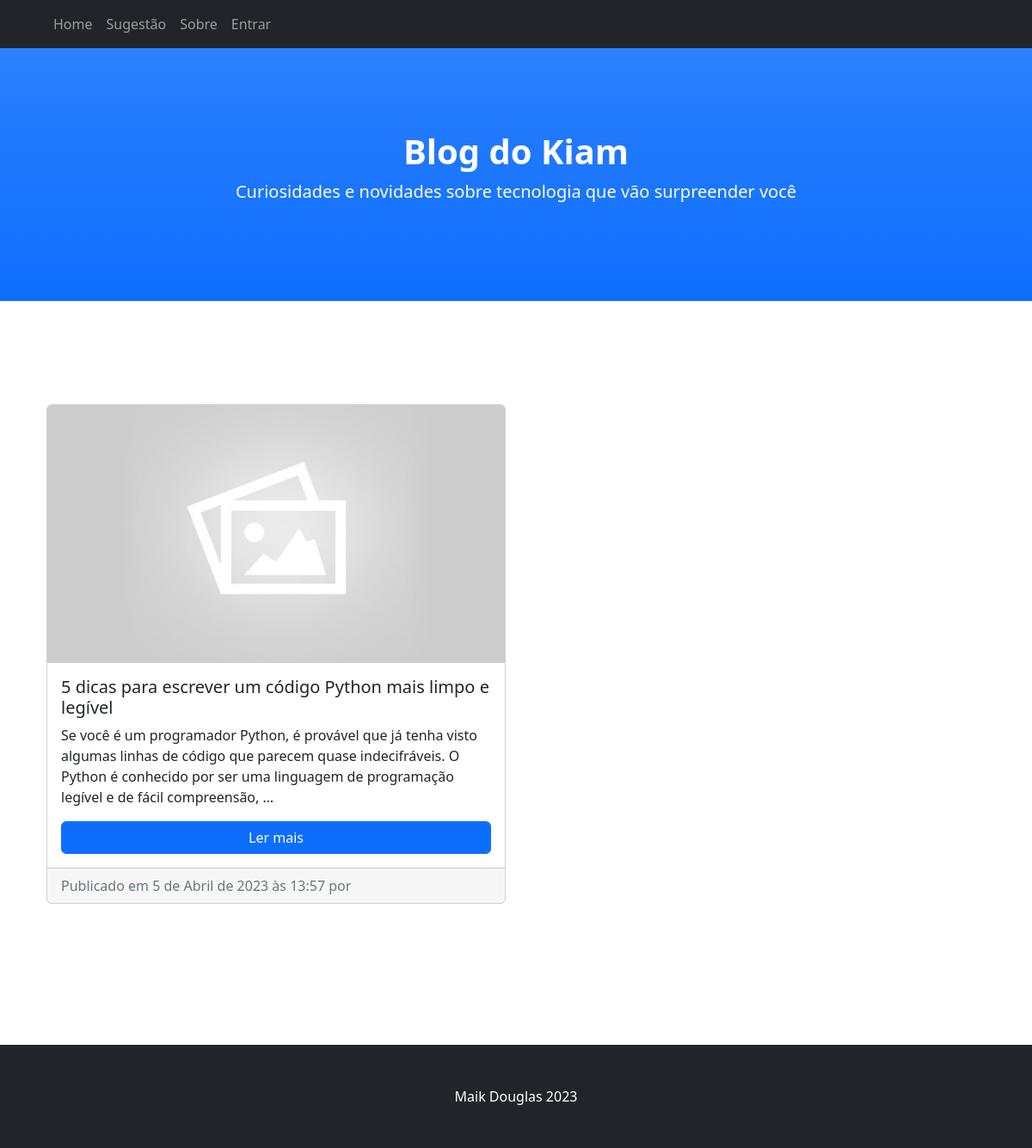
Before: / with the older database file.
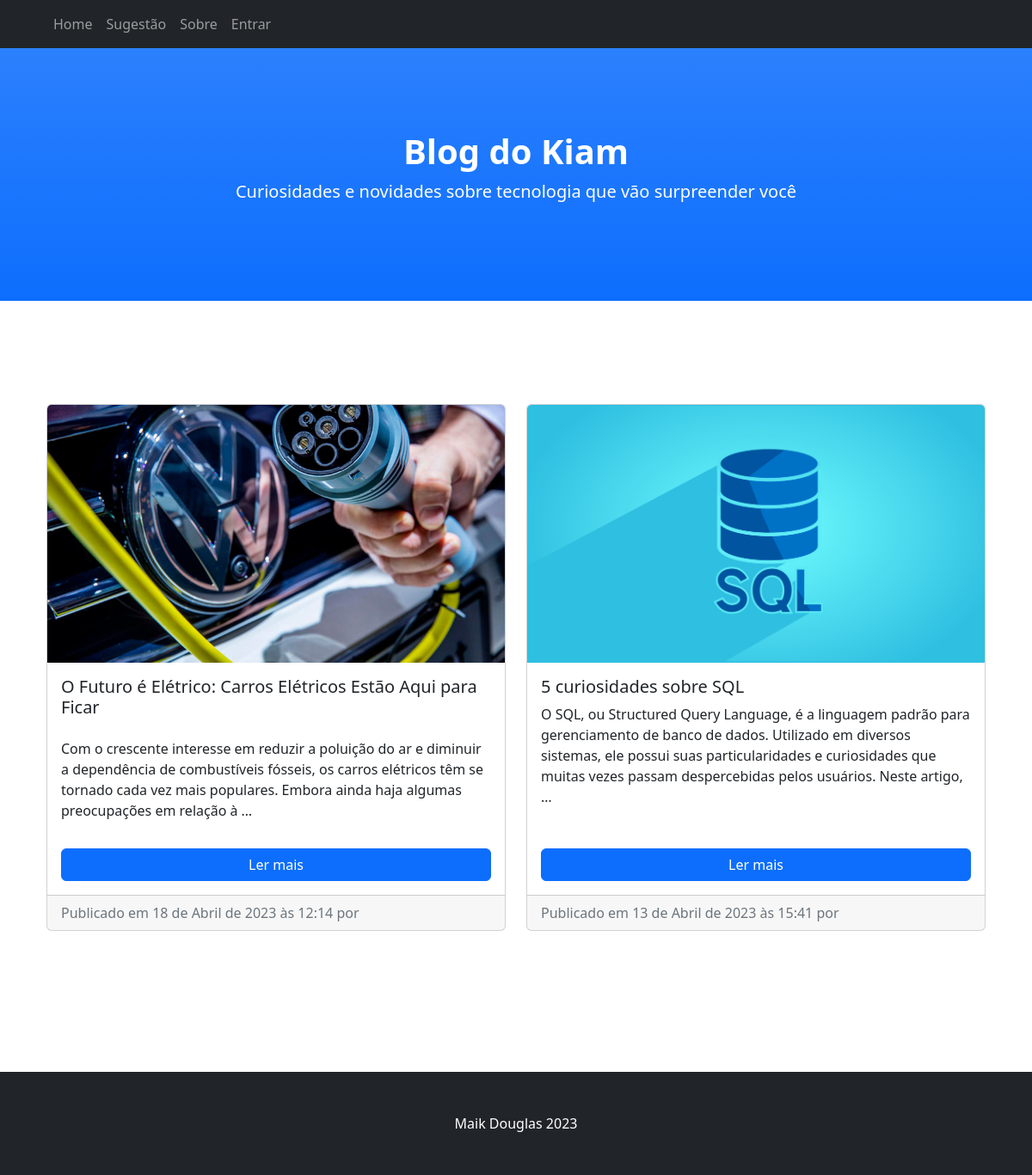
After: the same page with the newer database file.
### blog/models.py (models this page shows, shortened)
class Post(models.Model):
    author = models.ForeignKey(settings.AUTH_USER_MODEL, on_delete=models.CASCADE)
    title = models.CharField(max_length=200)
    text = models.TextField()
    created_date = models.DateTimeField(default=timezone.now)
    published_date = models.DateTimeField(blank=True, null=True)
    image = models.ImageField(upload_to='blog/media/media', blank=True, null=True)

### blog/views.py (the view)
# urls.py: path('', views.post_list, name='post_list'),
def post_list(request):
    posts = Post.objects.exclude(published_date=None).order_by('-published_date')
    return render(request, 'blog/post_list.html', {'posts': posts})

### blog/templates/blog/post_list.html (shortened to what this page needs)
{% extends 'blog/base.html' %}
{% load static %}
{% block content %}
<div class="container">
    <div class="row">
        {% for post in posts %}
        <div class="col-md-6 col-lg-6 col-xl-6 mb-4">
            <div class="card h-100">
                {% if post.image %}
                <img src="{{ post.image.url }}" class="card-img-top" alt="{{ post.title }}">
                {% else %}
                <img src="{% static 'img/image.jpg' %}" class="card-img-top" alt="{{ post.title }}">
                {% endif %}
                <div class="card-body d-flex flex-column">
                    <h5 class="card-title">{{ post.title }}</h5>
                    <p class="card-text flex-grow-1">{{ post.text|safe|truncatewords_html:35 }}</p>
                    <a href="{% url 'post_detail' pk=post.pk %}" class="btn btn-primary mt-auto">Ler mais</a>
                </div>
                <div class="card-footer text-muted">
    Publicado em {{ post.published_date }} por {{ request.user.username }}
</div>
            </div>
        </div>
        {% endfor %}
    </div>
</div>
{% endblock %}

### blog/templates/blog/base.html (shortened to what this page needs)
{% load static %}
<!DOCTYPE html>
<html lang="pt.br">
<head>
    <link href="{% static 'css/styles.css' %}" rel="stylesheet"/>
    <link href="https://cdn.jsdelivr.net/npm/bootstrap@5.2.3/dist/css/bootstrap.min.css" rel="stylesheet">
</head>
<body id="page-top">
<nav class="navbar navbar-expand-lg navbar-dark bg-dark fixed-top" id="mainNav">
    <div class="container px-4">
        <div class="collapse navbar-collapse" id="navbarResponsive">
            <ul class="navbar-nav">
                <li class="nav-item">
                    <a class="nav-link" href="/">Home</a>
                </li>
                <li class="nav-item">
                    <a class="nav-link" href="{% url 'sugestao' %}">Sugestão</a>
                </li>
                <li class="nav-item">
                    <a class="nav-link" href="{% url 'sobre' %}">Sobre</a>
                </li>
                {% if user.is_authenticated %}
                <li class="nav-item">
                    <a class="nav-link" href="{% url 'post_new' %}">+ Publicação</a>
                </li>
                <li class="nav-item">
                    <a class="nav-link" href="{% url 'post_draft_list' %}">Rascunhos</a>
                </li>
                <li class="nav-item">
                    <a class="nav-link" href="{% url 'logout' %}">Sair</a>
                </li>
                <li class="nav-item">
                    <span class="nav-link hello-text">Olá {{ user.username }}!</span>
                </li>
                {% else %}
                <li class="nav-item">
                    <a class="nav-link" href="{% url 'login' %}">Entrar</a>
                </li>
                {% endif %}
            </ul>
        </div>
    </div>
</nav>
<header class="bg-primary bg-gradient text-white">
    <div class="container px-4 text-center">
        <h1 class="fw-bolder">Blog do Kiam</h1>
        <p class="lead">Curiosidades e novidades sobre tecnologia que vão surpreender você</p>
    </div>
</header>
<main class="container blog-container">
    {% block content %}
    {% endblock %}
</main>
<footer class="py-5 bg-dark">
    <div class="container px-4">
        <p class="m-0 text-center text-white">Maik Douglas
            2023</p>
    </div>
</footer>
</body>
</html>

### blog/templates/blog/post_list.html (style rules this page uses)
.card-img-top { object-fit: cover; height: 300px; }

Changed rows visible on the page:
removed Post: title "5 dicas para escrever um código Python mais limpo e legível", text "Se você é um programador Python, é provável que já tenha visto algumas linhas de código que parecem quase indecifráveis. O Python é conhecido por ser uma linguagem de programação legível e de fácil compreensão, …", published_date "5 de Abril de 2023 às 13:57"
added Post: image (picture), title "O Futuro é Elétrico: Carros Elétricos Estão Aqui para Ficar", text "Com o crescente interesse em reduzir a poluição do ar e diminuir a dependência de combustíveis fósseis, os carros elétricos têm se tornado cada vez mais populares. Embora ainda haja algumas preocupações em relação à …", published_date "18 de Abril de 2023 às 12:14"
added Post: image (picture), title "5 curiosidades sobre SQL", text "O SQL, ou Structured Query Language, é a linguagem padrão para gerenciamento de banco de dados. Utilizado em diversos sistemas, ele possui suas particularidades e curiosidades que muitas vezes passam despercebidas pelos usuários. Neste artigo, …", published_date "13 de Abril de 2023 às 15:41"
